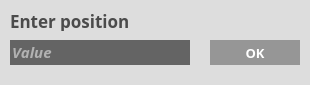
<?xml version="1.0" encoding="UTF-8"?>
<ui version="4.0">
 <class>Dialog</class>
 <widget class="QDialog" name="Dialog">
  <property name="geometry">
   <rect>
    <x>0</x>
    <y>0</y>
    <width>310</width>
    <height>85</height>
   </rect>
  </property>
  <property name="sizePolicy">
   <sizepolicy hsizetype="Fixed" vsizetype="Fixed">
    <horstretch>0</horstretch>
    <verstretch>0</verstretch>
   </sizepolicy>
  </property>
  <property name="minimumSize">
   <size>
    <width>310</width>
    <height>85</height>
   </size>
  </property>
  <property name="maximumSize">
   <size>
    <width>310</width>
    <height>90</height>
   </size>
  </property>
  <property name="windowTitle">
   <string>Dialog</string>
  </property>
  <property name="styleSheet">
   <string notr="true">border:0;
background-color: rgb(221, 221, 221);</string>
  </property>
  <widget class="QPushButton" name="input_B">
   <property name="geometry">
    <rect>
     <x>210</x>
     <y>40</y>
     <width>90</width>
     <height>25</height>
    </rect>
   </property>
   <property name="sizePolicy">
    <sizepolicy hsizetype="Preferred" vsizetype="Preferred">
     <horstretch>0</horstretch>
     <verstretch>0</verstretch>
    </sizepolicy>
   </property>
   <property name="maximumSize">
    <size>
     <width>100</width>
     <height>25</height>
    </size>
   </property>
   <property name="font">
    <font>
     <family>Montserrat</family>
     <pointsize>10</pointsize>
     <weight>75</weight>
     <bold>true</bold>
    </font>
   </property>
   <property name="styleSheet">
    <string notr="true">QPushButton{
	background-color: rgb(150, 150, 150);
	color: rgb(255, 255, 255);
}

QPushButton:hover{
	background-color:rgb(51, 153, 150);
}

QPushButton:pressed{
	background-color: rgb(40, 120, 130);
}</string>
   </property>
   <property name="text">
    <string>OK</string>
   </property>
  </widget>
  <widget class="QLabel" name="input_name_label">
   <property name="geometry">
    <rect>
     <x>10</x>
     <y>10</y>
     <width>291</width>
     <height>21</height>
    </rect>
   </property>
   <property name="font">
    <font>
     <family>Montserrat</family>
     <pointsize>13</pointsize>
     <weight>75</weight>
     <italic>false</italic>
     <bold>true</bold>
    </font>
   </property>
   <property name="styleSheet">
    <string notr="true">color: rgb(75, 75, 75);</string>
   </property>
   <property name="text">
    <string>Enter position</string>
   </property>
   <property name="alignment">
    <set>Qt::AlignLeading|Qt::AlignLeft|Qt::AlignVCenter</set>
   </property>
  </widget>
  <widget class="QLineEdit" name="input_lineedit">
   <property name="geometry">
    <rect>
     <x>10</x>
     <y>40</y>
     <width>180</width>
     <height>25</height>
    </rect>
   </property>
   <property name="font">
    <font>
     <family>Montserrat</family>
     <pointsize>11</pointsize>
     <weight>75</weight>
     <italic>true</italic>
     <bold>true</bold>
     <kerning>false</kerning>
    </font>
   </property>
   <property name="styleSheet">
    <string notr="true">color: rgb(255, 255, 255);
background-color: rgb(100, 100, 100);
kerning: 100;
</string>
   </property>
   <property name="maxLength">
    <number>2</number>
   </property>
   <property name="frame">
    <bool>false</bool>
   </property>
   <property name="cursorPosition">
    <number>0</number>
   </property>
   <property name="alignment">
    <set>Qt::AlignLeading|Qt::AlignLeft|Qt::AlignTop</set>
   </property>
   <property name="dragEnabled">
    <bool>true</bool>
   </property>
   <property name="readOnly">
    <bool>false</bool>
   </property>
   <property name="placeholderText">
    <string>Value</string>
   </property>
  </widget>
 </widget>
 <resources/>
 <connections/>
</ui>
